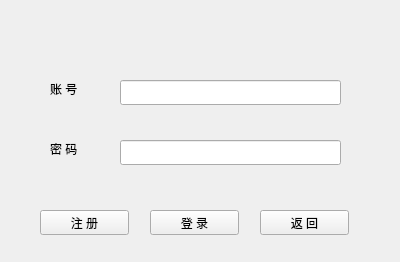
<?xml version="1.0" encoding="UTF-8"?>
<ui version="4.0">
 <class>Form</class>
 <widget class="QWidget" name="Form">
  <property name="geometry">
   <rect>
    <x>0</x>
    <y>0</y>
    <width>400</width>
    <height>262</height>
   </rect>
  </property>
  <property name="windowTitle">
   <string>Form</string>
  </property>
  <widget class="QLabel" name="label">
   <property name="geometry">
    <rect>
     <x>50</x>
     <y>80</y>
     <width>67</width>
     <height>17</height>
    </rect>
   </property>
   <property name="text">
    <string>账 号</string>
   </property>
  </widget>
  <widget class="QLabel" name="label_2">
   <property name="geometry">
    <rect>
     <x>50</x>
     <y>140</y>
     <width>67</width>
     <height>17</height>
    </rect>
   </property>
   <property name="text">
    <string>密 码</string>
   </property>
  </widget>
  <widget class="QPushButton" name="pushButton">
   <property name="geometry">
    <rect>
     <x>40</x>
     <y>210</y>
     <width>89</width>
     <height>25</height>
    </rect>
   </property>
   <property name="text">
    <string>注 册</string>
   </property>
  </widget>
  <widget class="QPushButton" name="pushButton_2">
   <property name="geometry">
    <rect>
     <x>150</x>
     <y>210</y>
     <width>89</width>
     <height>25</height>
    </rect>
   </property>
   <property name="text">
    <string>登 录</string>
   </property>
  </widget>
  <widget class="QPushButton" name="pushButton_3">
   <property name="geometry">
    <rect>
     <x>260</x>
     <y>210</y>
     <width>89</width>
     <height>25</height>
    </rect>
   </property>
   <property name="text">
    <string>返 回</string>
   </property>
  </widget>
  <widget class="QLineEdit" name="lineEdit">
   <property name="geometry">
    <rect>
     <x>120</x>
     <y>80</y>
     <width>221</width>
     <height>25</height>
    </rect>
   </property>
  </widget>
  <widget class="QLineEdit" name="lineEdit_2">
   <property name="geometry">
    <rect>
     <x>120</x>
     <y>140</y>
     <width>221</width>
     <height>25</height>
    </rect>
   </property>
  </widget>
 </widget>
 <resources/>
 <connections/>
</ui>
